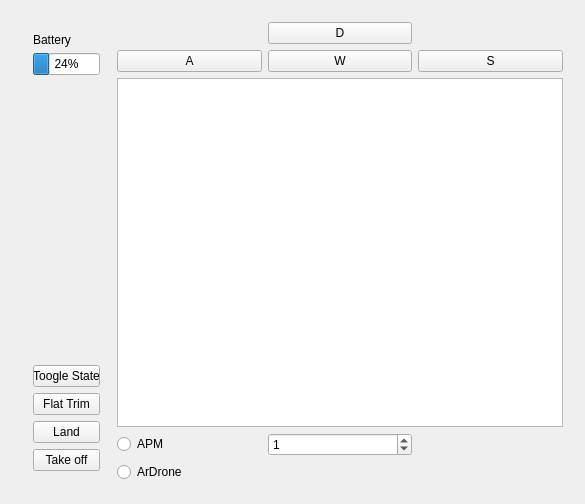
<?xml version="1.0" encoding="UTF-8"?>
<ui version="4.0">
 <class>Drone_control</class>
 <widget class="QWidget" name="Drone_control">
  <property name="geometry">
   <rect>
    <x>0</x>
    <y>0</y>
    <width>585</width>
    <height>504</height>
   </rect>
  </property>
  <property name="sizePolicy">
   <sizepolicy hsizetype="Fixed" vsizetype="Fixed">
    <horstretch>0</horstretch>
    <verstretch>0</verstretch>
   </sizepolicy>
  </property>
  <property name="windowTitle">
   <string>Drone_control</string>
  </property>
  <layout class="QHBoxLayout" name="horizontalLayout_2">
   <item>
    <widget class="QWidget" name="widget" native="true">
     <layout class="QHBoxLayout" name="horizontalLayout">
      <item>
       <widget class="QFrame" name="frame">
        <property name="maximumSize">
         <size>
          <width>89</width>
          <height>16777215</height>
         </size>
        </property>
        <layout class="QVBoxLayout" name="verticalLayout">
         <item>
          <widget class="QLabel" name="label">
           <property name="text">
            <string>Battery</string>
           </property>
          </widget>
         </item>
         <item>
          <widget class="QProgressBar" name="progressBar_battery">
           <property name="value">
            <number>24</number>
           </property>
          </widget>
         </item>
         <item>
          <spacer name="verticalSpacer">
           <property name="orientation">
            <enum>Qt::Vertical</enum>
           </property>
           <property name="sizeHint" stdset="0">
            <size>
             <width>20</width>
             <height>40</height>
            </size>
           </property>
          </spacer>
         </item>
         <item>
          <widget class="QPushButton" name="btn_toogleState">
           <property name="text">
            <string>Toogle State</string>
           </property>
          </widget>
         </item>
         <item>
          <widget class="QPushButton" name="btn_trim">
           <property name="text">
            <string>Flat Trim</string>
           </property>
          </widget>
         </item>
         <item>
          <widget class="QPushButton" name="btn_land">
           <property name="text">
            <string>Land</string>
           </property>
          </widget>
         </item>
         <item>
          <widget class="QPushButton" name="btn_take_off">
           <property name="text">
            <string>Take off</string>
           </property>
          </widget>
         </item>
        </layout>
       </widget>
      </item>
      <item>
       <layout class="QGridLayout" name="gridLayout">
        <item row="1" column="0">
         <widget class="QPushButton" name="btn_a">
          <property name="text">
           <string>A</string>
          </property>
         </widget>
        </item>
        <item row="4" column="0" colspan="2">
         <widget class="QRadioButton" name="rdbtn_ardrone">
          <property name="text">
           <string>ArDrone</string>
          </property>
         </widget>
        </item>
        <item row="1" column="1">
         <widget class="QPushButton" name="btn_w">
          <property name="text">
           <string>W</string>
          </property>
         </widget>
        </item>
        <item row="0" column="1">
         <widget class="QPushButton" name="btn_d">
          <property name="text">
           <string>D</string>
          </property>
         </widget>
        </item>
        <item row="1" column="2">
         <widget class="QPushButton" name="btn_s">
          <property name="text">
           <string>S</string>
          </property>
         </widget>
        </item>
        <item row="3" column="0">
         <widget class="QRadioButton" name="rdbtn_apm">
          <property name="text">
           <string>APM</string>
          </property>
         </widget>
        </item>
        <item row="2" column="0" colspan="3">
         <widget class="QPlainTextEdit" name="plainTextSendCommand"/>
        </item>
        <item row="3" column="1">
         <widget class="QSpinBox" name="spin_response">
          <property name="value">
           <number>1</number>
          </property>
         </widget>
        </item>
       </layout>
      </item>
     </layout>
    </widget>
   </item>
  </layout>
 </widget>
 <layoutdefault spacing="6" margin="11"/>
 <resources/>
 <connections/>
</ui>
